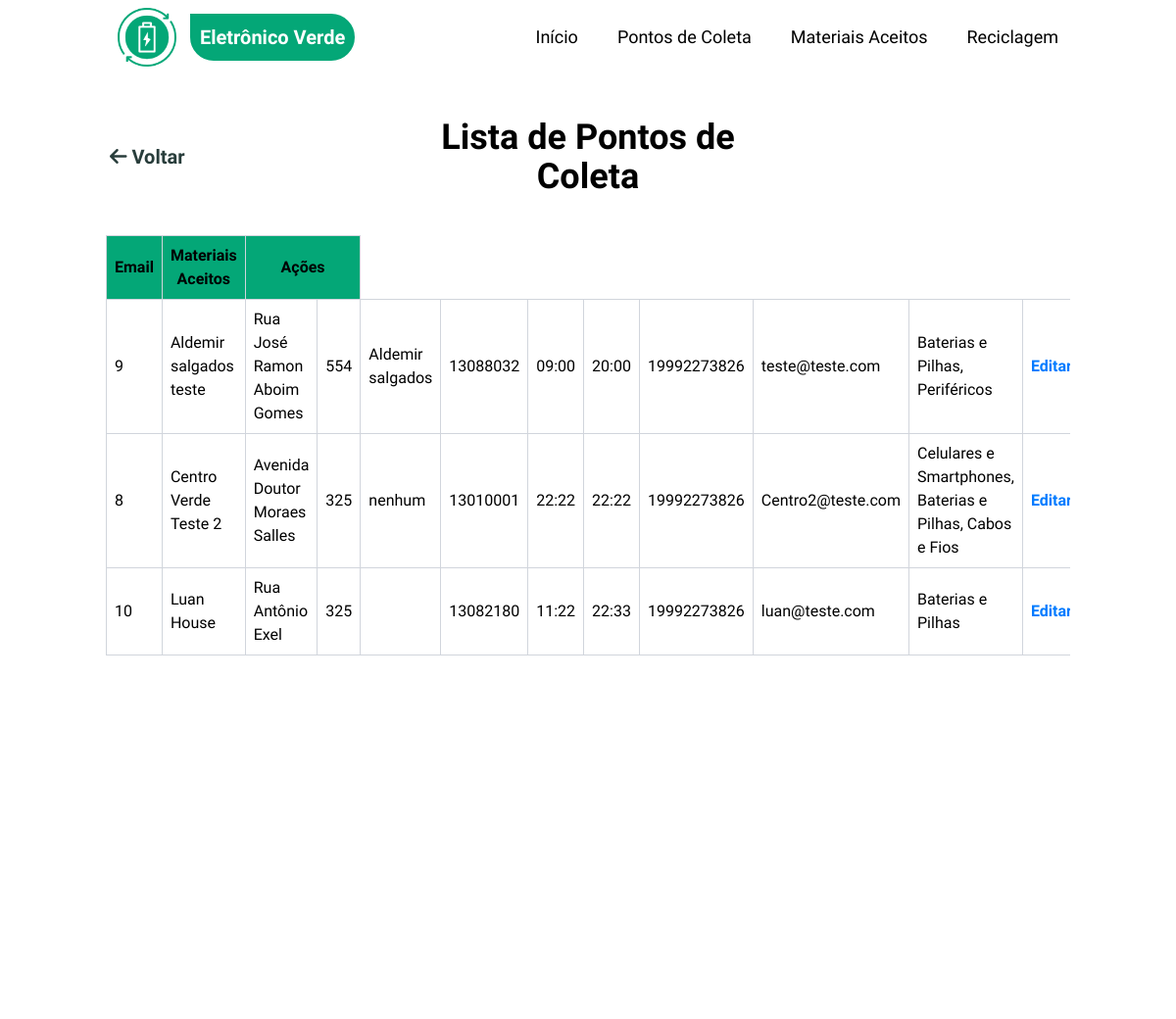
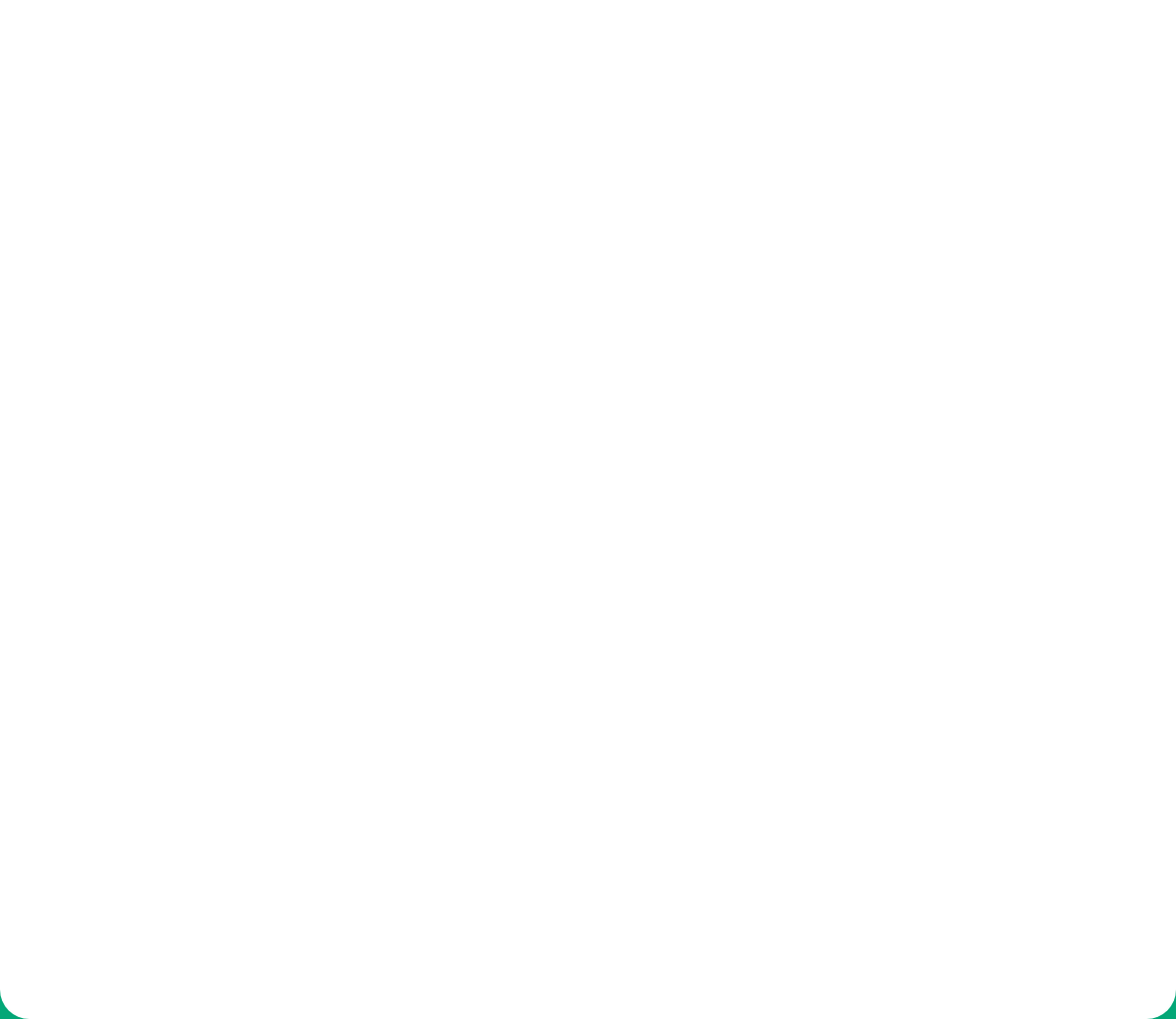
The page /consultar-pontos (signed in) on the database its author committed (2 pictures, top to bottom).
### tables this page shows
CREATE TABLE pontos_coleta (
    id INTEGER PRIMARY KEY AUTOINCREMENT,
    empresa VARCHAR(200) NOT NULL,
    endereco VARCHAR(255) NOT NULL,
    numero VARCHAR(20) NOT NULL,
    complemento VARCHAR(100),
    cep VARCHAR(10) NOT NULL,
    hora_inicio TIME NOT NULL,
    hora_encerrar TIME NOT NULL,
    telefone VARCHAR(20) NOT NULL,
    email VARCHAR(150) NOT NULL,
    latitude DECIMAL(10, 8),
    longitude DECIMAL(11, 8),
    ativo BOOLEAN DEFAULT 1,
    created_at DATETIME DEFAULT CURRENT_TIMESTAMP,
    updated_at DATETIME DEFAULT CURRENT_TIMESTAMP
);

CREATE TABLE materiais (
    id INTEGER PRIMARY KEY AUTOINCREMENT,
    nome VARCHAR(100) NOT NULL UNIQUE,
    descricao TEXT,
    icone VARCHAR(50),
    created_at DATETIME DEFAULT CURRENT_TIMESTAMP,
    updated_at DATETIME DEFAULT CURRENT_TIMESTAMP
);

### src/Presentation/Controllers/PontoColetaController.php (called while the page is built, shortened)
<?php
class PontoColetaController
{
    private ListarPontosColetaUseCase $listarUseCase;
    public function __construct()
    {
        $pontoColetaRepository = new SQLitePontoColetaRepository();
        $this->listarUseCase = new ListarPontosColetaUseCase($pontoColetaRepository);
    }
    public function consultar(): void
    {
        $resultado = $this->listarUseCase->executar(false);
        $pontosColeta = $resultado['dados'] ?? [];
        require_once __DIR__ . '/../Views/pontos-coleta/consultar.php';
    }
}

### index.php (called while the page is built, shortened)
<?php
require_once __DIR__ . '/config/autoload.php';
try {
    require_once __DIR__ . '/config/routes.php';
} catch (Exception $e) {
    http_response_code(500);
    echo "Desculpe, ocorreu um erro. Por favor, tente novamente mais tarde.";
    if (ini_get('display_errors')) {
        echo "<br><br><strong>Erro técnico:</strong> " . htmlspecialchars($e->getMessage());
    }
    exit;
}

### config/autoload.php (called while the page is built, shortened)
<?php
spl_autoload_register(function ($class) {
    $class = str_replace('EletronicoVerde\\', '', $class);
    $class = str_replace('\\', DIRECTORY_SEPARATOR, $class);
    $baseDir = dirname(__DIR__) . DIRECTORY_SEPARATOR . 'src' . DIRECTORY_SEPARATOR;
    $file = $baseDir . $class . '.php';
});

### src/Application/UseCases/PontoColeta/ListarPontosColetaUseCase.php (called while the page is built, shortened)
<?php
class ListarPontosColetaUseCase
{
    private PontoColetaRepositoryInterface $pontoColetaRepository;
    public function __construct(PontoColetaRepositoryInterface $pontoColetaRepository)
    {
        $this->pontoColetaRepository = $pontoColetaRepository;
    }
    public function executar(bool $apenasAtivos = true): array
    {
        try {
            $pontosColeta = $this->pontoColetaRepository->listarTodos($apenasAtivos);
            return [
                'sucesso' => true,
                'dados' => array_map(fn($ponto) => $ponto->toArray(), $pontosColeta),
                'total' => count($pontosColeta)
            ];
        } catch (\Exception $e) {
            error_log("Erro ao listar pontos de coleta: " . $e->getMessage());
            return [
                'sucesso' => false,
                'mensagem' => 'Erro ao buscar pontos de coleta.',
                'dados' => []
            ];
        }
    }
}
?>

### src/Infrastructure/Repositories/SQLitePontoColetaRepository.php (called while the page is built, shortened)
<?php
class SQLitePontoColetaRepository implements PontoColetaRepositoryInterface
{
    private PDO $db;
    public function __construct()
    {
        $this->db = SQLiteConnection::getInstance();
    }
    public function listarTodos(bool $apenasAtivos = true): array
    {
        try {
            $sql = "SELECT * FROM pontos_coleta";
            $sql .= " ORDER BY empresa ASC";
            $stmt = $this->db->query($sql);
            $resultados = $stmt->fetchAll();
            $pontosColeta = [];
            foreach ($resultados as $dados) {
                $pontoColeta = $this->converterParaEntidade($dados);
                $materiais = $this->buscarMateriaisPorPontoColeta($pontoColeta->getId());
                foreach ($materiais as $material) {
                    $pontoColeta->adicionarMaterial($material);
                }
                $pontosColeta[] = $pontoColeta;
            }
            return $pontosColeta;
        } catch (\PDOException $e) {
            error_log("Erro ao listar pontos de coleta: " . $e->getMessage());
            return [];
        }
    }
    private function buscarMateriaisPorPontoColeta(int $pontoColetaId): array
    {
        $sql = "SELECT m.* FROM materiais m
                INNER JOIN ponto_coleta_materiais pcm ON m.id = pcm.material_id
                WHERE pcm.ponto_coleta_id = :ponto_coleta_id";
        $stmt = $this->db->prepare($sql);
        $stmt->execute([':ponto_coleta_id' => $pontoColetaId]);
        $resultados = $stmt->fetchAll();
        $materiais = [];
        foreach ($resultados as $dados) {
            $material = new Material(
                $dados['nome'],
                $dados['descricao'],
                $dados['icone'],
                $dados['id']
            );
            $material->setCreatedAt($dados['created_at']);
            $material->setUpdatedAt($dados['updated_at']);
            $materiais[] = $material;
        }
        return $materiais;
    }
    private function converterParaEntidade(array $dados): PontoColeta
    {
        $pontoColeta = new PontoColeta(
            $dados['empresa'],
            $dados['endereco'],
            $dados['numero'],
            $dados['cep'],
            $dados['hora_inicio'],
            $dados['hora_encerrar'],
            $dados['telefone'],
            $dados['email'],
            $dados['complemento'],
            $dados['latitude'],
            $dados['longitude'],
            (bool) $dados['ativo'],
            $dados['id']
        );
        $pontoColeta->setCreatedAt($dados['created_at']);
        $pontoColeta->setUpdatedAt($dados['updated_at']);
        return $pontoColeta;
    }
}

### src/Infrastructure/Database/SQLiteConnection.php (called while the page is built, shortened)
<?php
class SQLiteConnection
{
    private static ?PDO $instance = null;
    private function __construct()
    {
        try {
            $dbDir = DATABASE_PATH;
            $dbPath = $dbDir . '/eletronicoverde.db';
            self::$instance = new PDO('sqlite:' . $dbPath);
            self::$instance->setAttribute(PDO::ATTR_ERRMODE, PDO::ERRMODE_EXCEPTION);
            self::$instance->exec('PRAGMA foreign_keys = ON');
        } catch (PDOException $e) {
            Logger::error('Erro na conexão SQLite: ' . $e->getMessage());
            die('Erro na conexão com banco de dados. Verifique os logs.');
        }
    }
    public static function getInstance(): PDO
    {
        return self::$instance;
    }
}

### src/Domain/Entities/PontoColeta.php (called while the page is built, shortened)
<?php
class PontoColeta
{
    private ?int $id;
    public function __construct(
        string $empresa,
        string $endereco,
        string $numero,
        string $cep,
        string $horaInicio,
        string $horaEncerrar,
        string $telefone,
        string $email,
        ?string $complemento = null,
        ?float $latitude = null,
        ?float $longitude = null,
        bool $ativo = true,
        ?int $id = null
    ) {
        $this->empresa = $empresa;
        $this->endereco = $endereco;
        $this->numero = $numero;
        $this->cep = $this->sanitizeCep($cep);
        $this->horaInicio = $horaInicio;
        $this->horaEncerrar = $horaEncerrar;
        $this->telefone = $this->sanitizeTelefone($telefone);
        $this->email = $email;
        $this->complemento = $complemento;
        $this->latitude = $latitude;
        $this->longitude = $longitude;
        $this->ativo = $ativo;
        $this->id = $id;
    }
    public function getId(): ?int { return $this->id; }
    public function temMaterial(int $materialId): bool
    {
        return false;
    }
    private function sanitizeCep(string $cep): string
    {
        return preg_replace('/[^0-9]/', '', $cep);
    }
    private function sanitizeTelefone(string $telefone): string
    {
        return preg_replace('/[^0-9]/', '', $telefone);
    }
}

### src/Domain/Entities/Material.php (called while the page is built, shortened)
<?php
class Material
{
    private ?int $id;
    public function __construct(
        string $nome,
        ?string $descricao = null,
        ?string $icone = null,
        ?int $id = null
    ) {
        $this->nome = $nome;
        $this->descricao = $descricao;
        $this->icone = $icone;
        $this->id = $id;
    }
    public function getId(): ?int { return $this->id; }
    public function setCreatedAt(string $createdAt): void { $this->createdAt = $createdAt; }
}

### src/Presentation/Views/pontos-coleta/consultar.php (the view, shortened to what this page needs)
<?php require_once __DIR__ . '/../layouts/header.php'; ?>
<main class="min-h-[100vh] relative z-2 bg-white rounded-b-[30px]">
    <div class="container mx-auto pt-30 p-5">
      <div class="w-full flex items-center justify-between pb-10 flex-wrap">
        <div class="w-1/3">
          <a href="/eletronicoverde/acesso-restrito" class="relative transition-all duration-150 text-third font-bold p-1 text-xl hover:text-primary
                  before:absolute before:h-[1px] before:w-0 hover:before:w-full before:bg-primary before:bottom-0 before:left-0 before:transition-all before:duration-150">
            <i class="fa-solid fa-arrow-left"></i> Voltar
          </a>
        </div>
        <div class="w-1/3 text-center">
          <h1 class="text-4xl font-bold">Lista de Pontos de Coleta</h1>
        </div>
      </div>
      <div class="overflow-x-auto">
        <?php if (!empty($pontosColeta)): ?>
            <table class="border-collapse w-full pt-5">
                <thead>
                    <tr>
                        <th class="border border-gray-300 p-2 bg-primary text-black font-bold">Email</th>
                        <th class="border border-gray-300 p-2 bg-primary text-black font-bold">Materiais Aceitos</th>
                        <th class="border border-gray-300 p-2 bg-primary text-black font-bold" colspan="2">Ações</th>
                    </tr>
                </thead>
                <tbody>
                    <?php foreach ($pontosColeta as $ponto): ?>
                    <tr class="hover:bg-fourth transition-colors">
                        <td class="border border-gray-300 p-2"><?= htmlspecialchars($ponto['id']) ?></td>
                        <td class="border border-gray-300 p-2"><?= htmlspecialchars($ponto['empresa']) ?></td>
                        <td class="border border-gray-300 p-2"><?= htmlspecialchars($ponto['endereco']) ?></td>
                        <td class="border border-gray-300 p-2"><?= htmlspecialchars($ponto['numero']) ?></td>
                        <td class="border border-gray-300 p-2"><?= htmlspecialchars($ponto['complemento'] ?? '-') ?></td>
                        <td class="border border-gray-300 p-2"><?= htmlspecialchars($ponto['cep']) ?></td>
                        <td class="border border-gray-300 p-2"><?= htmlspecialchars($ponto['hora_inicio']) ?></td>
                        <td class="border border-gray-300 p-2"><?= htmlspecialchars($ponto['hora_encerrar']) ?></td>
                        <td class="border border-gray-300 p-2"><?= htmlspecialchars($ponto['telefone']) ?></td>
                        <td class="border border-gray-300 p-2"><?= htmlspecialchars($ponto['email']) ?></td>
                        <td class="border border-gray-300 p-2">
                            <?php if (!empty($ponto['materiais'])): ?>
                                <?php
                                $materiais = array_map(function($m) {
                                    return htmlspecialchars($m['nome']);
                                }, $ponto['materiais']);
                                echo implode(', ', $materiais);
                                ?>
                            <?php else: ?>
                                <span class="text-gray-500">Nenhum</span>
                            <?php endif; ?>
                        </td>
                        <td class="border border-gray-300 p-0">
                            <a href="/eletronicoverde/editar-ponto?id=<?= $ponto['id'] ?>"
                               class="block w-full h-full p-2 text-center text-azul font-bold hover:bg-blue-100 transition-colors">
                                Editar
                            </a>
                        </td>
                    </tr>
                    <?php endforeach; ?>
                </tbody>
            </table>
        <?php endif; ?>
      </div>
    </div>
</main>
<?php require_once __DIR__ . '/../layouts/footer.php';

### rows shown on the page
pontos_coleta: id "9", empresa "Aldemir salgados teste", endereco "Rua José Ramon Aboim Gomes", numero "554", complemento "Aldemir salgados", cep "13088032", hora_inicio "09:00", hora_encerrar "20:00", telefone "19992273826", email "teste@teste.com", materiais "Baterias e Pilhas, Periféricos"
pontos_coleta: id "8", empresa "Centro Verde Teste 2", endereco "Avenida Doutor Moraes Salles", numero "325", complemento "nenhum", cep "13010001", hora_inicio "22:22", hora_encerrar "22:22", telefone "19992273826", email "Centro2@teste.com", materiais "Celulares e Smartphones, Baterias e Pilhas, Cabos e Fios"
pontos_coleta: id "10", empresa "Luan House", endereco "Rua Antônio Exel", numero "325", cep "13082180", hora_inicio "11:22", hora_encerrar "22:33", telefone "19992273826", email "luan@teste.com"
materiais: nome "Baterias e Pilhas"
